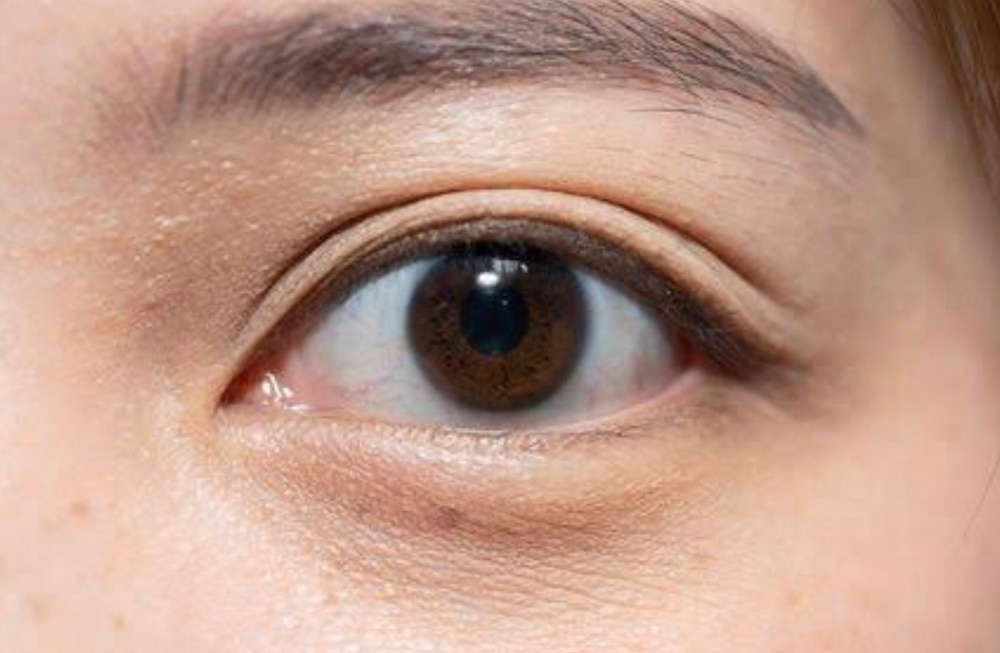
#> input picture kla.jpg, 1000 x 653 px, shrunk from 1584 x 1034 before the run
$ python Robert.py
#> lines starting #> are read from the running program, lines starting #| are printed output that depends on the picture
import cv2
import numpy as np
from scipy import ndimage

roberts_cross_v = np.array( [[1,0],[0,-1]] )
roberts_cross_h = np.array( [[0,1],[-1,0]] )

img = cv2.imread("kla.jpg",0).astype('float64')
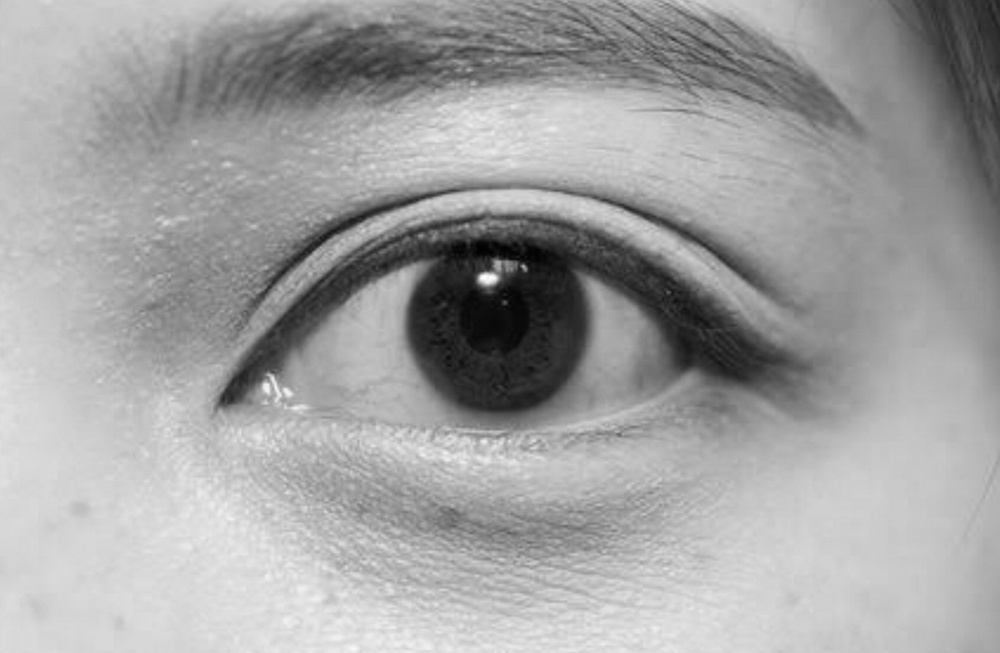
#> img: shape (653, 1000) float64; min 1, max 253, mean 161.4
img/=255.0
vertical = ndimage.convolve( img, roberts_cross_v )
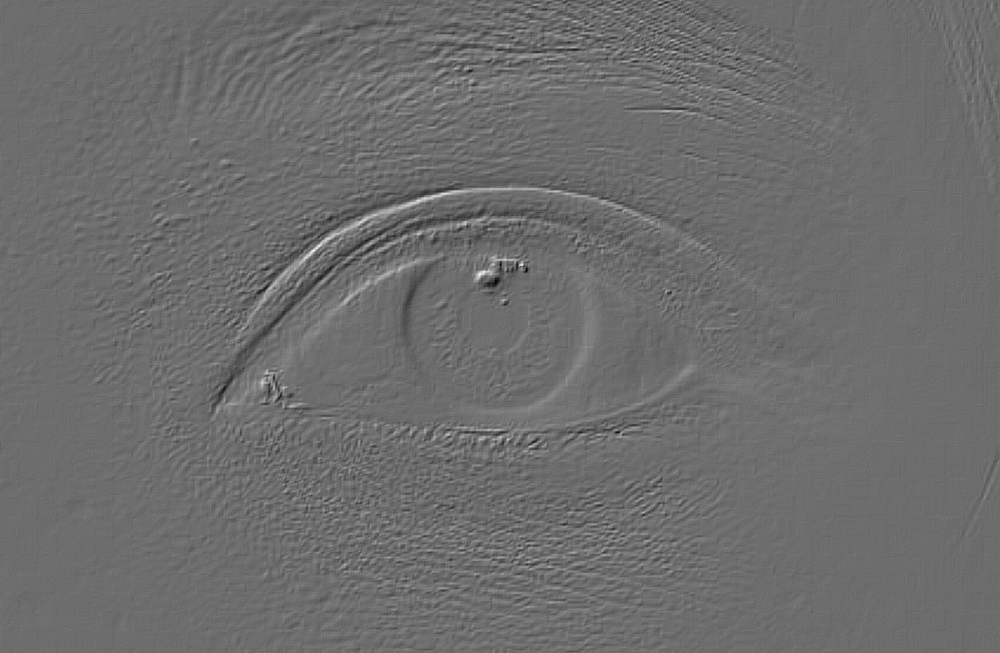
#> vertical: shape (653, 1000) float64; min -0.212, max 0.282, mean -4.98e-05; drawn with min black and max white
horizontal = ndimage.convolve( img, roberts_cross_h )
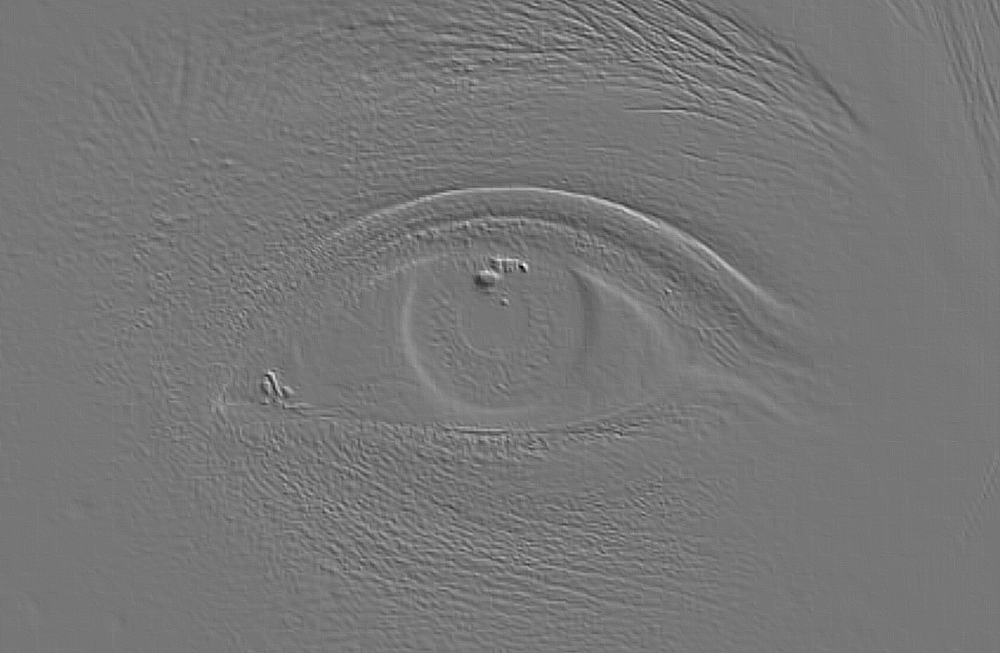
#> horizontal: shape (653, 1000) float64; min -0.271, max 0.31, mean 0.000595; drawn with min black and max white
edged_img = np.sqrt( np.square(horizontal) + np.square(vertical))
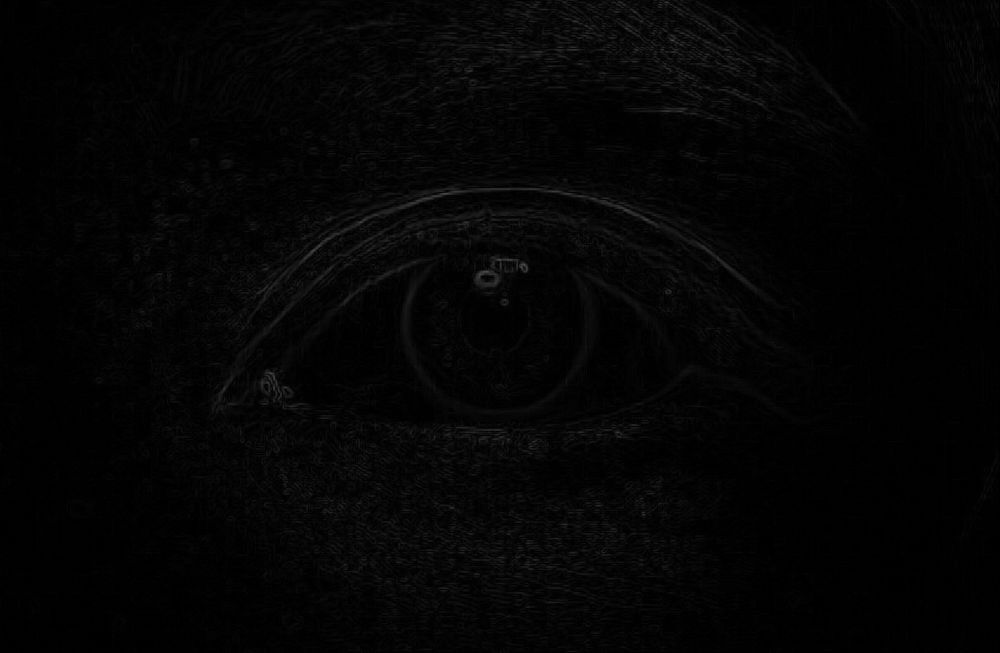
#> edged_img: shape (653, 1000) float64; min 0, max 0.31, mean 0.0182
edged_img*=255
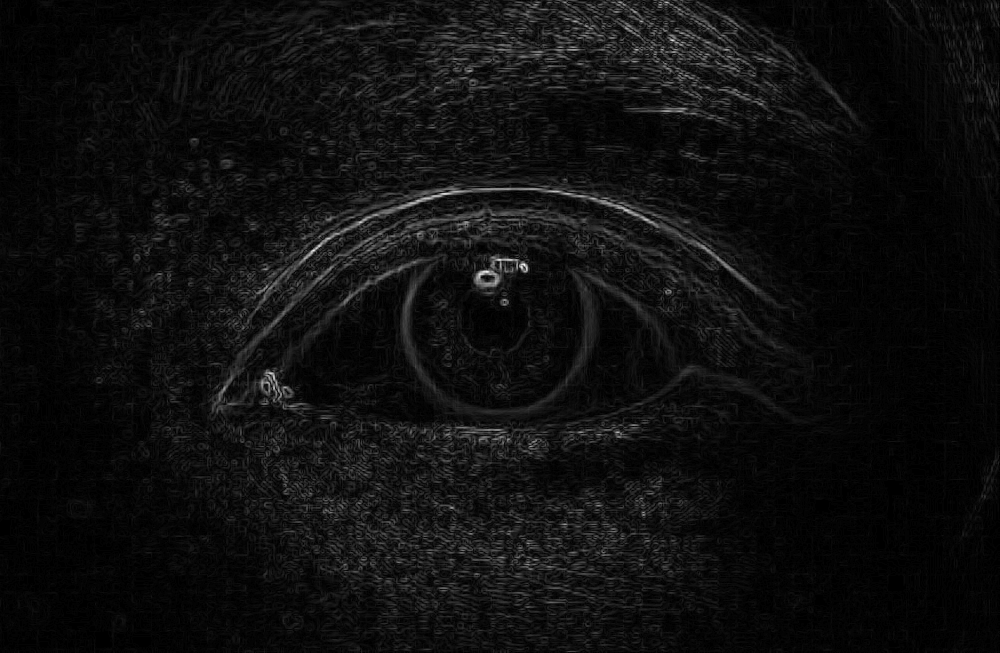
#> edged_img: shape (653, 1000) float64; min 0, max 79.01, mean 4.6; drawn with min black and max white
cv2.imwrite("test1.jpg",edged_img)
